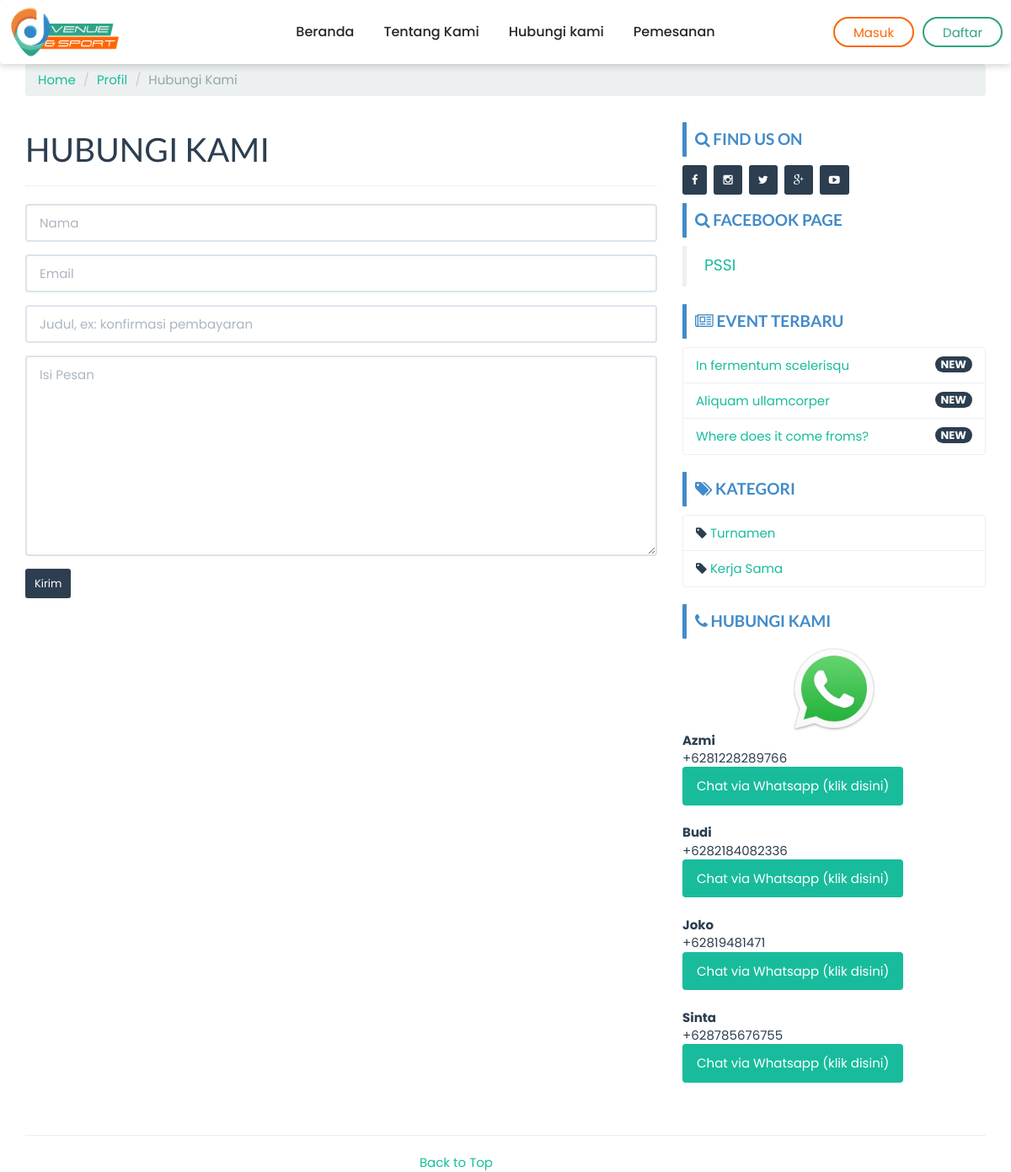
/index.php/page/contact, run on the app's committed database.
### tables this page shows
CREATE TABLE `company` (
  `id_company` int(11) NOT NULL,
  `id_sycCom` int(11) DEFAULT NULL,
  `company_name` varchar(100) NOT NULL,
  `company_desc` text NOT NULL,
  `company_address` text NOT NULL,
  `company_maps` text NOT NULL,
  `company_phone` char(30) NOT NULL,
  `company_phone2` char(30) NOT NULL,
  `company_fax` char(30) NOT NULL,
  `company_email` char(30) NOT NULL,
  `foto` text NOT NULL,
  `foto_type` char(10) NOT NULL,
  `created` datetime NOT NULL DEFAULT current_timestamp(),
  `modified` datetime DEFAULT NULL,
  `created_by` char(50) NOT NULL,
  `modified_by` char(50) NOT NULL
);

CREATE TABLE `event` (
  `id_event` int(11) NOT NULL,
  `id_sycEvent` int(11) DEFAULT NULL,
  `nama_event` varchar(100) NOT NULL,
  `slug_event` varchar(100) DEFAULT NULL,
  `deskripsi` text DEFAULT NULL,
  `kategori` int(11) DEFAULT NULL,
  `foto` text DEFAULT NULL,
  `foto_type` char(10) DEFAULT NULL,
  `created_at` datetime NOT NULL DEFAULT current_timestamp(),
  `created_by` char(50) NOT NULL,
  `modified_at` datetime DEFAULT NULL ON UPDATE current_timestamp(),
  `modified_by` char(50) NOT NULL
);

CREATE TABLE `kategori` (
  `id_kategori` int(11) NOT NULL,
  `nama_kategori` varchar(20) NOT NULL,
  `slug_kat` varchar(20) NOT NULL,
  `created_by` char(50) NOT NULL,
  `created_at` datetime NOT NULL DEFAULT current_timestamp(),
  `modified_by` char(50) NOT NULL,
  `modified_at` datetime DEFAULT NULL ON UPDATE current_timestamp()
);

CREATE TABLE `kontak` (
  `id_kontak` int(11) NOT NULL,
  `nama_kontak` char(50) NOT NULL,
  `nohp` char(50) NOT NULL,
  `created_by` char(50) NOT NULL,
  `created_at` datetime NOT NULL DEFAULT current_timestamp(),
  `modified_by` char(50) NOT NULL,
  `modified_at` datetime DEFAULT NULL ON UPDATE current_timestamp()
);

### application/controllers/Page.php (called while the page is built, shortened)
<?php
class Page extends CI_Controller {
	function __construct()
  {
		$this->load->model('Company_model');
		$this->load->model('Event_model');
		$this->load->model('Foto_model');
		$this->load->model('Kategori_model');
		$this->load->model('Kontak_model');
		$this->data['company_data'] 	= $this->Company_model->get_by_company();
		$this->data['event_sidebar'] 			= $this->Event_model->get_all_sidebar();
		$this->data['kategori_sidebar'] 	= $this->Kategori_model->get_all();
		$this->data['kontak_sidebar'] 		= $this->Kontak_model->get_all();
		$this->data['kontak'] 				= $this->Kontak_model->get_all();
  }
	public function contact()
	{
		$this->data['title'] 							= 'Contact';
		$this->data['name'] = array(
      'name'  => 'name',
      'id'    => 'name',
      'class' => 'form-control',
			'placeholder'    => 'Nama',
      'value' => $this->form_validation->set_value('name'),
    );
		$this->data['email'] = array(
      'name'  => 'email',
      'id'    => 'email',
      'class' => 'form-control',
			'placeholder'    => 'Email',
      'value' => $this->form_validation->set_value('email'),
    );
		$this->data['subject'] = array(
      'name'  => 'subject',
      'id'    => 'subject',
      'class' => 'form-control',
			'placeholder'    => 'Judul, ex: konfirmasi pembayaran',
      'value' => $this->form_validation->set_value('subject'),
    );
		$this->data['message'] = array(
      'name'  => 'message',
      'id'    => 'message',
      'class' => 'form-control',
			'placeholder'    => 'Isi Pesan',
      'value' => $this->form_validation->set_value('message'),
    );
		$this->load->view('front/page/contact', $this->data);
	}
}

### index.php (called while the page is built, shortened)
<?php
require_once BASEPATH.'core/CodeIgniter.php';

### application/models/Company_model.php (called while the page is built, shortened)
<?php  if ( ! defined('BASEPATH')) exit('No direct script access allowed');
class Company_model extends CI_Model
{
  public $table = 'company';
  function get_by_company()
  {
    $this->db->where('id_company', '1');
    return $this->db->get($this->table)->row();
  }
}

### application/models/Event_model.php (called while the page is built, shortened)
<?php  if ( ! defined('BASEPATH')) exit('No direct script access allowed');
class Event_model extends CI_Model
{
  public $table = 'event';
  public $id    = 'id_event';
  public $order = 'DESC';
  function get_all_sidebar()
  {
    $this->db->limit(3);
    $this->db->order_by($this->id, $this->order);
    return $this->db->get($this->table)->result();
  }
}

### application/models/Kategori_model.php (called while the page is built, shortened)
<?php  if ( ! defined('BASEPATH')) exit('No direct script access allowed');
class Kategori_model extends CI_Model
{
  public $table = 'kategori';
  function get_all()
  {
    return $this->db->get($this->table)->result();
  }
}

### application/models/Kontak_model.php (called while the page is built, shortened)
<?php  if ( ! defined('BASEPATH')) exit('No direct script access allowed');
class Kontak_model extends CI_Model
{
  public $table = 'kontak';
  function get_all()
  {
    return $this->db->get($this->table)->result();
  }
}

### application/views/front/modul/mod_cs.php (the view)
<div class="bs-callout bs-callout-primary"><h4><i class="fa fa-phone"></i> Hubungi Kami</h4></div>
<ul class="list-group">
  <div align="center"><img src="<?php echo base_url('assets/images/wa.jpg') ?>" width="100px"></div>
  <?php foreach($kontak_sidebar as $kontak){?>
    <b><?php echo $kontak->nama_kontak ?></b><br>
    +<?php echo $kontak->nohp ?><br>
    <a href="https://api.whatsapp.com/send?phone=+<?php echo $kontak->nohp ?>&text=Hi%20Gan,%20Saya%20mau%20booking%20lapangan">
      <button class="btn btn-success" type="submit" name="button">Chat via Whatsapp (klik disini)</button>
    </a><br><br>
  <?php } ?>
</ul>

### application/views/front/navbar.php (shortened to what this page needs)
<div class="navbar">
    <div class="navbar-layout">
        <div class="logo">
            <a href="<?php echo base_url() ?>">
                <img src="<?php echo base_url('assets/images/company/').$company_data->foto.$company_data->foto_type ?>" alt="<?php echo $company_data->company_name ?>" width="100px">
            </a>
        </div>
        <div class="navbar-menu" id="navbarMenu">
            <ul>
                <li><a href="<?php echo base_url() ?>">Beranda</a></li>
                <li><a href="<?php echo base_url('about') ?>">Tentang Kami</a></li>
                <li><a href="<?php echo base_url('contact') ?>">Hubungi kami</a></li>
                <li><a href="<?php echo base_url('cart') ?>">Pemesanan</a></li>
            </ul>
        </div>
        <div class="navbar-button">
            <?php if($this->session->userdata('usertype') != NULL){ ?>
            <ul>
              <li class="dropdown">
                <a href="#" class="dropdown-toggle" data-toggle="dropdown" role="button" aria-haspopup="true" aria-expanded="false"><button>Hi, <?php echo $this->session->userdata('username') ?> <span class="caret"></span></button></a>
                <ul class="dropdown-menu">
                  <li><a href="<?php echo base_url('cart/history') ?>">Riwayat Booking</a></li>
                  <li><a href="<?php echo base_url('auth/edit_profil/').$this->session->userdata('user_id') ?>">Edit Profil</a></li>
                  <li><a href="<?php echo base_url('auth/profil') ?>">Profil Saya</a></li>
                  <li role="separator" class="divider"></li>
                  <li><a href="<?php echo base_url('auth/logout') ?>">Logout</a></li>
                </ul>
              </li>
            </ul>
            <?php }else{ ?>
            <a href="<?php echo base_url('auth/login') ?>"><button>Masuk</button></a>
            <a href="<?php echo base_url('auth/register') ?>"><button>Daftar</button></a>
            <?php } ?>
        </div>
    </div>
</div>

### application/views/front/modul/mod_event.php
<div class="bs-callout bs-callout-primary mt-3">
  <h4><i class="fa fa-newspaper-o"></i> Event Terbaru</h4>
</div>
<ul class="list-group">
  <?php
  foreach ($event_sidebar as $event_sidebar) {
  ?>
    <li class="list-group-item">
      <span class="badge">NEW</span>
      <?php echo anchor('event/read/' . $event_sidebar->slug_event . '', '' . $event_sidebar->nama_event . '') ?>
    </li>
  <?php } ?>
</ul>

### application/views/front/modul/mod_kategori.php (shortened to what this page needs)
<div class="bs-callout bs-callout-primary"><h4><i class="fa fa-tags"></i> Kategori</h4></div>
<ul class="list-group">
  <?php
  foreach ($kategori_sidebar as $kategori_sidebar)
  {
  ?>
  <li class="list-group-item">
    <i class="fa fa-tag"></i> <?php echo anchor('event/kategori/'.$kategori_sidebar->slug_kat.'',''.$kategori_sidebar->nama_kategori.'') ?>
  </li>
  <?php } ?>
</ul>

### assets/template/frontend/css/custom.css (style rules this page uses)
h4 { font-weight: bold; text-transform: uppercase; }
.bs-callout { padding: 10px; margin-top: 10px; margin-bottom: 10px; border: 0px solid #eee; border-left-width: 5px; border-radius: 1px; }
.bs-callout h4 { margin-top: 0; margin-bottom: 0px; }
.bs-callout-primary { border-left-color: #428bca; }
.bs-callout-primary h4 { color: #428bca; }
a:hover, a:visited, a:link, a:active { text-decoration: none; }

### application/views/front/navbar.php (style rules this page uses)
* { padding:0; margin:0; box-sizing:border-box; font-family: 'Poppins', sans-serif; }
.navbar { width:100%; background-color:white; z-index:5; margin-bottom:0; box-shadow: 0px 2px 9px 0px rgba(0, 0, 0, 0.19); position:relative; top:0; left:0; }
.navbar-layout { width:1180px; margin:auto; display:grid; padding:7px 0; grid-template-columns:20% 60% 20%; align-items:center; }
.navbar-menu ul { display:flex; justify-content:center; gap:35px; align-items:center; margin-bottom:0; }
.navbar-menu ul li { list-style:none; }
.navbar-menu ul li a { text-decoration:none; color:#252525; font-size:16px; font-weight:500; }
.logo { position:relative; }
.logo img { width:135px; }
.navbar-button { display:flex; justify-content:flex-end; gap:10px; margin-top:0; }
.navbar-button button { padding:6px 22px; padding-bottom:5px; border-radius:100px; transition:.2s all; }
.navbar-button a:nth-child(1) button { background:transparent; border:2px solid #FF6600; font-size:15px; color:#FF6600; }
.navbar-button a:nth-child(2) button { background:transparent; border:2px solid #2FA385; font-size:15px; color:#2FA385; }

### data on the page
company: foto+foto_type (picture)
event: slug_event+nama_event "In fermentum scelerisqu"
event: slug_event+nama_event "Aliquam ullamcorper"
event: slug_event+nama_event "Where does it come froms?"
kategori: slug_kat+nama_kategori "Turnamen"
kategori: slug_kat+nama_kategori "Kerja Sama"
kontak: nama_kontak "Azmi", nohp "6281228289766"
kontak: nama_kontak "Budi", nohp "6282184082336"
kontak: nama_kontak "Joko", nohp "62819481471"
kontak: nama_kontak "Sinta", nohp "628785676755"
